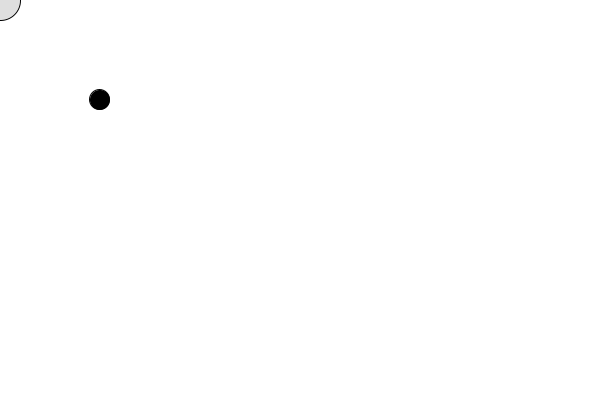
Frame 1 (no input)
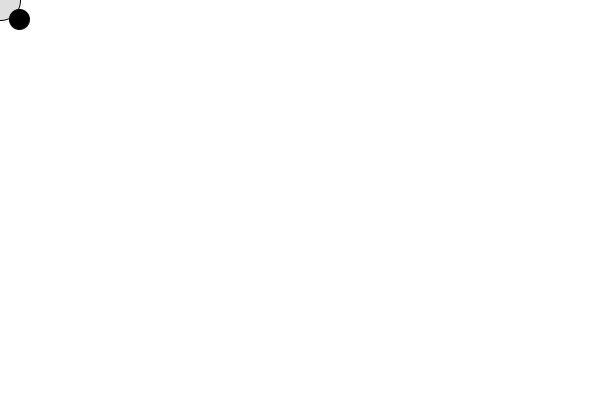
Frame 60 (the mouse pressed at the canvas centre just before this capture)
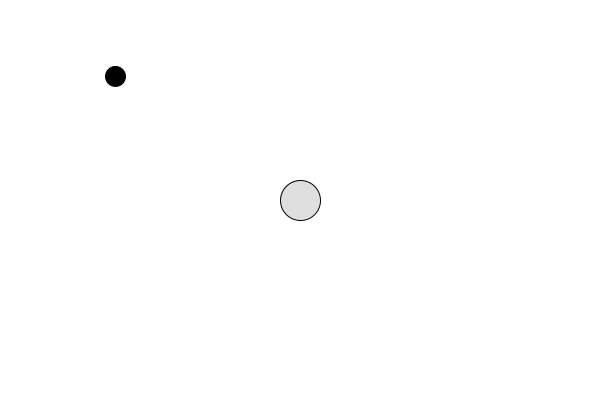
Frame 120 (the mouse held since frame 60 and released just before this capture)

The Processing sketch that drew these frames (run headless with seeded random() and noise(); from frame 60 on, the mouse is pressed at the canvas centre):

// Processing sketch: steer_arrive
// ── steer_arrive.pde
Vehicle v;

void setup() {
  size(600, 400);
  v = new Vehicle();
}
void draw() {

  background(255);

  fill(127, 64);
  stroke(0);
  ellipse(mouseX, mouseY, 40, 40);

  //v.seek(new PVector(mouseX, mouseY));
  v.arrive(new PVector(mouseX, mouseY));
  v.update();
  v.display();
}

// ── Vehicle.pde
class Vehicle {
  PVector loc;
  PVector vel;
  PVector acc;

  float ir;
  float maxforce;
  float maxspeed;

  Vehicle() {
    loc = new PVector(100, 100);
    vel = new PVector(0, 0);
    acc = new PVector(0, 0);

    maxspeed = 4;
    maxforce = 0.1;
    ir = 100;
  }

  void seek(PVector target) {
    PVector desired = PVector.sub(target, loc);
    desired.setMag(maxspeed);

    PVector steer = PVector.sub(desired, vel);
    steer.limit(maxforce);

    applyForce(steer);
  }

  void arrive(PVector target) { 
    PVector desired = PVector.sub(target, loc);
    float d = desired.mag();

    if (d < ir) {
      float m = map(d, 0, 100, 0, maxspeed);
      desired.setMag(m);
    } else {        
      desired.setMag(maxspeed);
    }

    PVector steer = PVector.sub(desired, vel);
    steer.limit(maxforce);

    applyForce(steer);
  }

  void applyForce(PVector force) {
    acc.add(force);
  }

  void update() {
    vel.add(acc);
    loc.add(vel);
    acc.mult(0);
  }

  void display() {
    fill(0);
    ellipse(loc.x, loc.y, 20, 20);
  }
}
